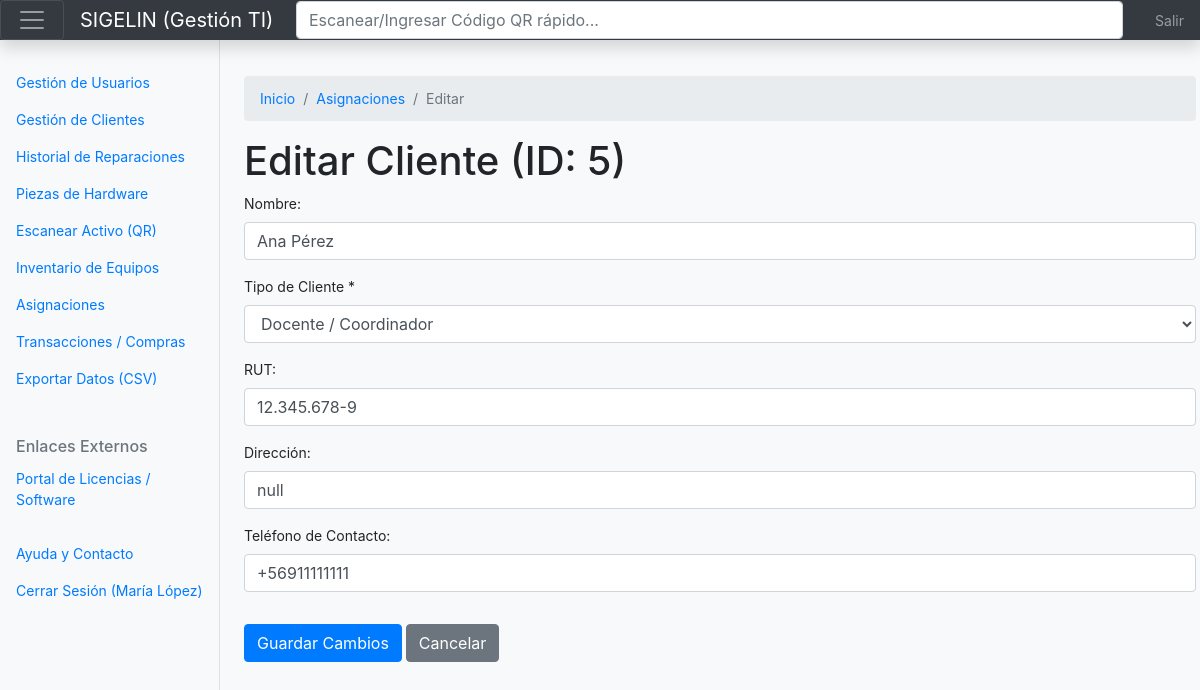
The page /editar_cliente.php?id=5 (signed in) on the database its author committed.
### tables this page shows
CREATE TABLE IF NOT EXISTS `cliente` (
  `id_cliente` int NOT NULL AUTO_INCREMENT,
  `nombre` varchar(200) NOT NULL,
  `tipo_cliente` varchar(100) DEFAULT NULL,
  `rut` varchar(12) DEFAULT NULL,
  `telefono` varchar(50) DEFAULT NULL,
  `direccion` varchar(255) DEFAULT NULL,
  PRIMARY KEY (`id_cliente`),
  UNIQUE KEY `rut` (`rut`)
);

### editar_cliente.php (the view, shortened to what this page needs)
<?php
$db = new Database();
$conn = $db->dbConnection();
$id = $_GET['id'];
$stmt = $conn->prepare("SELECT * FROM cliente WHERE id_cliente = :id");
$stmt->execute([':id' => $id]);
$cliente = $stmt->fetch(PDO::FETCH_ASSOC);
?>
<!DOCTYPE html>
<html lang="es">
<?php require_once 'includes/head.php'; ?>
<body>
<?php require_once 'includes/header.php'; ?>
<div class="container-fluid">
    <div class="row">
        <?php require_once 'includes/sidebar.php'; ?>
        <main class="col-md-9 ms-sm-auto col-lg-10 px-4">
            <nav aria-label="breadcrumb" class="mt-3">
              <ol class="breadcrumb">
                <li class="breadcrumb-item"><a href="index.php">Inicio</a></li>
                <li class="breadcrumb-item"><a href="asignaciones.php">Asignaciones</a></li>
                <li class="breadcrumb-item active" aria-current="page">Editar</li>
              </ol>
            </nav>
            <h1 class="mt-3">Editar Cliente (ID: <?= $id ?>)</h1>
            <form method="post">
                <div class="form-group">
                    <label>Nombre:</label>
                    <input type="text" name="nombre" class="form-control" required value="<?= htmlspecialchars($cliente['nombre']); ?>">
                </div>
                <div class="form-group">
                    <label for="tipo_cliente">Tipo de Cliente *</label>
                    <select class="form-control" name="tipo_cliente" id="tipo_cliente" required>
                        <option value="Docente" <?= ($cliente['tipo_cliente'] == 'Docente' ? 'selected' : '') ?>>Docente / Coordinador</option>
                    </select>
                </div>
                <div class="form-group">
                    <label>RUT:</label>
                    <input type="text" name="rut" class="form-control" required value="<?= htmlspecialchars($cliente['rut']); ?>">
                </div>
                <div class="form-group">
                    <label>Dirección:</label>
                    <input type="text" name="direccion" class="form-control" required value="<?= htmlspecialchars($cliente['direccion']); ?>">
                </div>
                <div class="form-group">
                    <label>Teléfono de Contacto:</label>
                    <input type="text" name="telefono" class="form-control" required value="<?= htmlspecialchars($cliente['telefono']); ?>">
                </div>
                <button type="submit" class="btn btn-primary mt-3">Guardar Cambios</button>
                <a href="clientes.php" class="btn btn-secondary mt-3">Cancelar</a>
            </form>
        </main>
    </div>
</div>
</body>
</html>

### css/dashboard.css (style rules this page uses)
body { font-size: 0.875rem; background-color: #f8f9fa; }
@media (min-width: 768px) { main { margin-left: 220px; padding-top: 20px; } }

### rows shown on the page
cliente: nombre "Ana Pérez", tipo_cliente "Docente / Coordinador", rut "12.345.678-9", direccion "null", telefono "+56911111111"

### other values the page prints
$_SESSION['user_nombre'] "María López"
$id "5"
